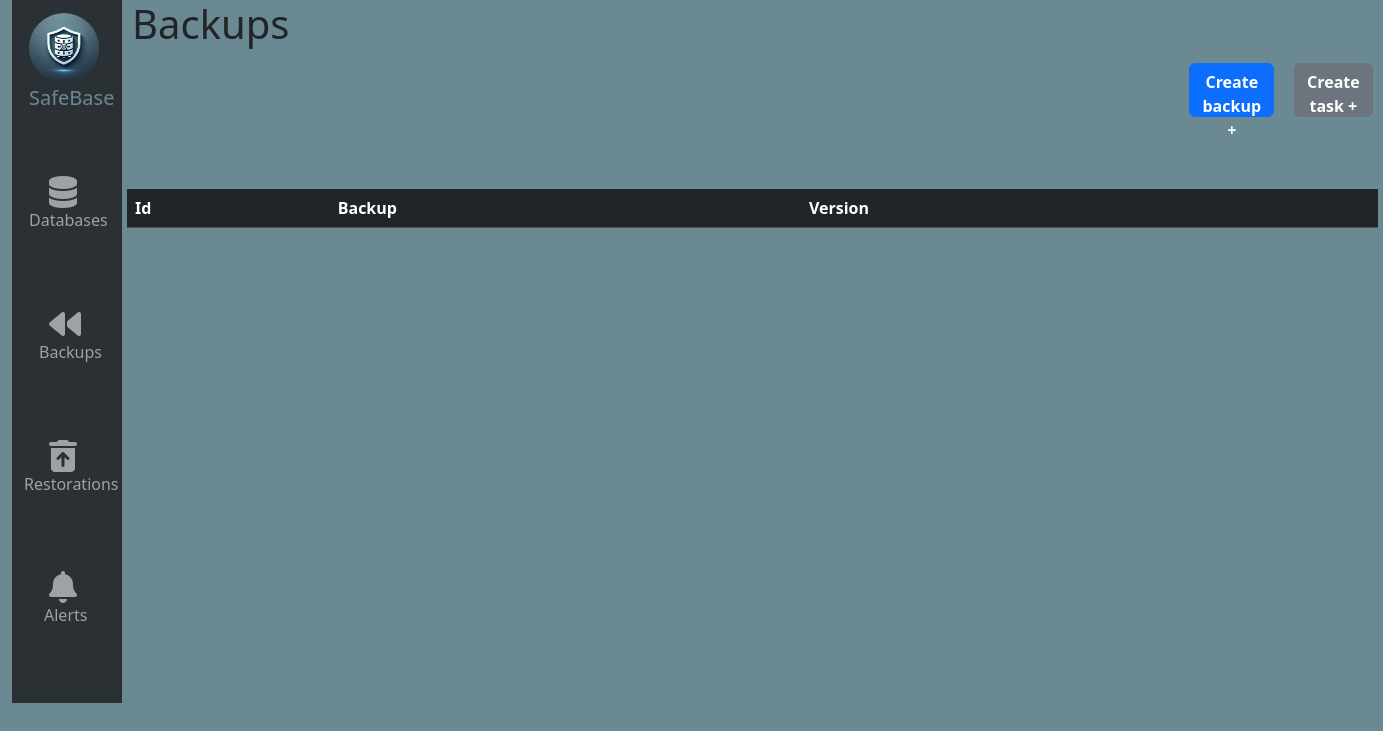
Page /Save on the earlier database version.
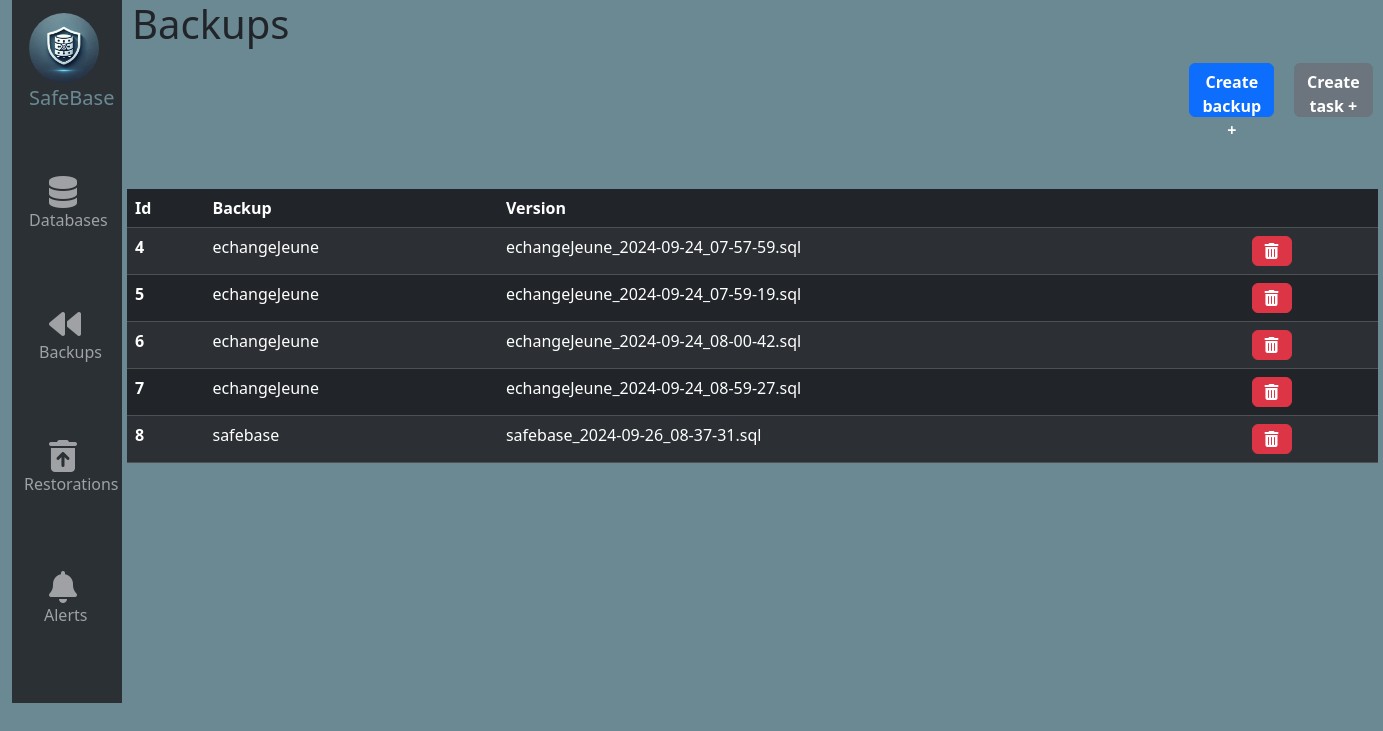
Same page on the later database version.
### tables this page shows
CREATE TABLE `backup` (
  `id` int NOT NULL AUTO_INCREMENT,
  `version` varchar(50) NOT NULL,
  `ID_DATABASE` int NOT NULL,
  PRIMARY KEY (`id`),
  KEY `FK_DATABASE` (`ID_DATABASE`)
);

CREATE TABLE `client_database` (
  `id` int NOT NULL AUTO_INCREMENT,
  `nom` varchar(50) DEFAULT NULL,
  `password` varchar(255) NOT NULL,
  `user_database` varchar(50) NOT NULL,
  `url` varchar(255) NOT NULL,
  `port` int DEFAULT NULL,
  `used_type` varchar(255) NOT NULL,
  `ID_Type` int NOT NULL,
  PRIMARY KEY (`id`),
  KEY `FK_Type` (`ID_Type`),
  CONSTRAINT `client_database_ibfk_1` FOREIGN KEY (`ID_Type`) REFERENCES `type` (`id`)
);

### src/Controller/BackupController.php (called while the page is built, shortened)
<?php
class BackupController extends CntrlAppli
{
    public function displayBackup()
    {
        $dao = new DaoAppli;
        $backups = $dao->getListBackup();
        require 'src/view/Backups.php';
    }
}

### src/Dao/DaoAppli.php (called while the page is built, shortened)
<?php
class DaoAppli
{
    protected PDO $db;
    public function __construct(){
         $this->db = $this->getConnection();
    }
    private function getConnection() {
        $host       = "mysql";
        $db_name    = "safebase";
        $username   = "user";
        $password   = "password";
        if (!isset($this->db)) {
            try {
                $this->db = new PDO("mysql:host=".$host.";charset=utf8;dbname=".$db_name, $username, $password);
                $this->db->setAttribute(PDO::ATTR_ERRMODE, PDO::ERRMODE_EXCEPTION);
            } catch (\PDOException $e) {
                    echo('Echec de la connexion: ' . $e->getMessage());
                die();
            }
        }
        return $this->db;
    }
    public function getListBackup(){
        $statement = $this->db->query(Requete::SEL_BACKUP);
        $data=$statement->fetchAll();
        return $data;
    }
}

### src/View/Backups.php (the view, shortened to what this page needs)
<?php
require "header.php";
?>
<html>
<body>
    <div class="container-fluid d-flex">
        <?php require_once "NavBar.php" ?>
        <div class="d-flex flex-column w-100">
            <div class="d-flex justify-content-between mb-3">
                <h1 class="titre">Backups</h1>
                <button type="button" id="btnajout" data-bs-toggle="modal" data-bs-target="#exampleModal" class="btn btn-primary w-10">
                    Create backup +
                </button>
                <button type="button" id="btnajout" data-bs-toggle="modal" data-bs-target="#exampleModal" class="btn btn-secondary w-10">
                    Create task +
                </button>
            </div>
            <div class="w-100">
                <table class="table table-dark table-striped w-100">
                    <thead>
                        <tr>
                            <th scope="col">Id</th>
                            <th scope="col">Backup</th>
                            <th scope="col">Version</th>
                            <th scope="col"></th>
                        </tr>
                    </thead>
                    <tbody>
                        <?php foreach ($backups as $backup) { ?>
                            <tr>
                                <th scope="row"><?= $backup['id'] ?></th>
                                <td><?= $backup['dbase'] ?></td>
                                <td><?= $backup['version'] ?></td>
                                <td><button class="btn btn-danger delete" type="button" id="<?= $backup['id'] ?>">
                                        <i class="fas fa-trash-alt"></i>
                                    </button>
                                </td>
                            </tr>
                        <?php } ?>
                    </tbody>
                </table>
            </div>
        </div>
    </div>
</body>
</html>

Differences in the rows shown:
added backup: id "4", client_database.nom "echangeJeune", version "echangeJeune_2024-09-24_07-57-59.sql"
added backup: id "5", client_database.nom "echangeJeune", version "echangeJeune_2024-09-24_07-59-19.sql"
added backup: id "6", client_database.nom "echangeJeune", version "echangeJeune_2024-09-24_08-00-42.sql"
added backup: id "7", client_database.nom "echangeJeune", version "echangeJeune_2024-09-24_08-59-27.sql"
added backup: id "8", client_database.nom "safebase", version "safebase_2024-09-26_08-37-31.sql"
